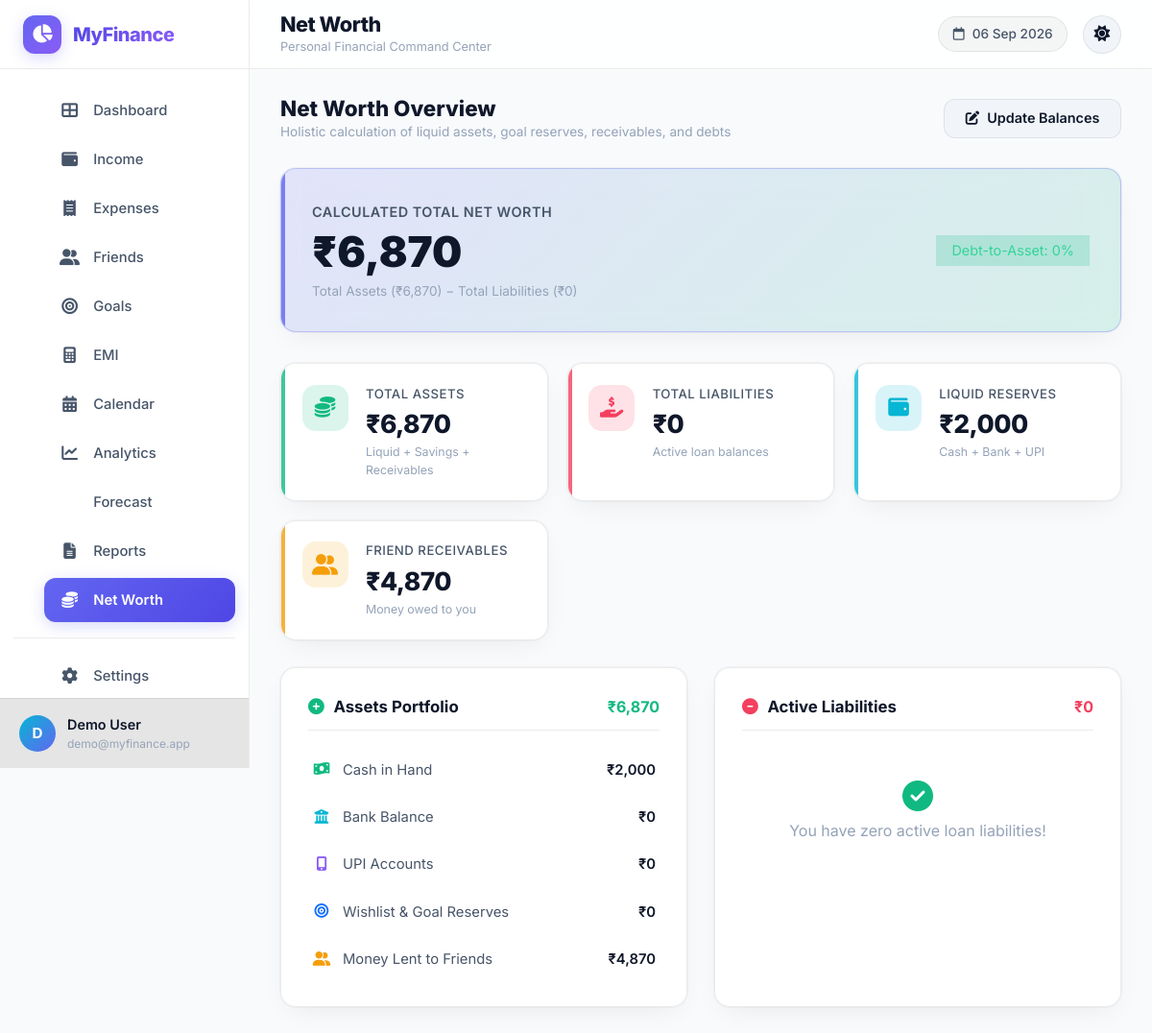
Page /public/net-worth.php (signed in) on the committed database.
### tables this page shows
CREATE TABLE `users` (
  `id` INT UNSIGNED NOT NULL AUTO_INCREMENT,
  `name` VARCHAR(100) NOT NULL,
  `email` VARCHAR(150) NOT NULL,
  `password_hash` VARCHAR(255) NOT NULL,
  `avatar` VARCHAR(255) DEFAULT NULL,
  `theme` ENUM('dark','light') DEFAULT 'light',
  `created_at` DATETIME NOT NULL DEFAULT CURRENT_TIMESTAMP,
  `updated_at` DATETIME NOT NULL DEFAULT CURRENT_TIMESTAMP ON UPDATE CURRENT_TIMESTAMP,
  PRIMARY KEY (`id`),
  UNIQUE KEY `uk_email` (`email`)
);

CREATE TABLE `financial_settings` (
  `id` INT UNSIGNED NOT NULL AUTO_INCREMENT,
  `user_id` INT UNSIGNED NOT NULL,
  `salary` DECIMAL(12,2) NOT NULL DEFAULT 18000.00,
  `salary_date` TINYINT UNSIGNED NOT NULL DEFAULT 1,
  `daily_travel_cost` DECIMAL(8,2) NOT NULL DEFAULT 40.00,
  `recharge_amount` DECIMAL(8,2) NOT NULL DEFAULT 349.00,
  `recharge_interval_days` INT UNSIGNED NOT NULL DEFAULT 90,
  `recharge_provider` VARCHAR(100) DEFAULT 'Jio',
  `next_recharge_date` DATE DEFAULT NULL,
  `current_cash` DECIMAL(12,2) NOT NULL DEFAULT 2000.00,
  `bank_balance` DECIMAL(12,2) NOT NULL DEFAULT 0.00,
  `upi_balance` DECIMAL(12,2) NOT NULL DEFAULT 0.00,
  `sunday_holiday` TINYINT(1) NOT NULL DEFAULT 1,
  `second_saturday_holiday` TINYINT(1) NOT NULL DEFAULT 1,
  `fourth_saturday_holiday` TINYINT(1) NOT NULL DEFAULT 1,
  `emi_comfortable_pct` DECIMAL(5,2) DEFAULT 20.00,
  `emi_moderate_pct` DECIMAL(5,2) DEFAULT 30.00,
  `emi_high_pct` DECIMAL(5,2) DEFAULT 40.00,
  `emergency_fund_months` TINYINT UNSIGNED DEFAULT 6,
  `created_at` DATETIME NOT NULL DEFAULT CURRENT_TIMESTAMP,
  `updated_at` DATETIME NOT NULL DEFAULT CURRENT_TIMESTAMP ON UPDATE CURRENT_TIMESTAMP,
  PRIMARY KEY (`id`),
  UNIQUE KEY `uk_user` (`user_id`),
  CONSTRAINT `fk_settings_user` FOREIGN KEY (`user_id`) REFERENCES `users`(`id`) ON DELETE CASCADE
);

### public/net-worth.php (the view, shortened to what the rows shown need)
<?php
require_once __DIR__ . '/../includes/auth.php';
require_once __DIR__ . '/../includes/functions.php';
$userId = getCurrentUserId();
$settings = getUserSettings($userId);
$cash = (float)$settings['current_cash'];
$bank = (float)$settings['bank_balance'];
$upi = (float)$settings['upi_balance'];
include __DIR__ . '/../includes/header.php';
?>
<div class="page-header-actions">
    <div>
        <h2 style="font-size: 1.4rem; font-weight: 800; margin: 0;">Net Worth Overview</h2>
    </div>
</div>
<div class="overview-grid" style="grid-template-columns: repeat(auto-fit, minmax(220px, 1fr));">
    <div class="stat-card stat-balance" data-animate>
        <div class="stat-content">
            <div class="stat-label">Liquid Reserves</div>
            <div class="stat-value" data-count="<?= $cash + $bank + $upi ?>"><?= formatINR($cash + $bank + $upi) ?></div>
            <div class="stat-meta">Cash + Bank + UPI</div>
        </div>
    </div>
</div>
<div style="display: grid; grid-template-columns: 1fr 1fr; gap: 1.75rem; margin-bottom: 2rem;">
    <div class="table-card" data-animate style="padding: 1.75rem;">
        <div class="breakdown-body">
            <div class="breakdown-row">
                <span class="bk-label"><i class="fas fa-money-bill-wave text-success"></i> Cash in Hand</span>
                <span class="bk-value"><?= formatINR($cash) ?></span>
            </div>
            <div class="breakdown-row">
                <span class="bk-label"><i class="fas fa-university text-info"></i> Bank Balance</span>
                <span class="bk-value"><?= formatINR($bank) ?></span>
            </div>
            <div class="breakdown-row">
                <span class="bk-label"><i class="fas fa-mobile-alt text-purple"></i> UPI Accounts</span>
                <span class="bk-value"><?= formatINR($upi) ?></span>
            </div>
        </div>
    </div>
</div>
<?php include __DIR__ . '/../includes/footer.php'; ?>

### includes/header.php (shortened to what the rows shown need)
<?php
$currentUser = getCurrentUser();
$userTheme = $_SESSION['user_theme'] ?? 'light';
?>
<!DOCTYPE html>
<html lang="en" data-theme="<?= e($userTheme) ?>">
<head>
    <link href="https://cdn.jsdelivr.net/npm/bootstrap@5.3.3/dist/css/bootstrap.min.css" rel="stylesheet">
    <link href="https://cdnjs.cloudflare.com/ajax/libs/font-awesome/6.5.1/css/all.min.css" rel="stylesheet">
    <link href="../assets/css/style.css" rel="stylesheet">
</head>
<body class="theme-<?= e($userTheme) ?>">
    <div class="app-wrapper" id="appWrapper">
        <aside class="sidebar" id="sidebar">
            <div class="sidebar-footer">
                <div class="user-card">
                    <div class="user-avatar">
                        <?= strtoupper(substr($currentUser['name'] ?? 'U', 0, 1)) ?>
                    </div>
                    <div class="user-info">
                        <div class="user-name"><?= e($currentUser['name'] ?? 'User') ?></div>
                        <div class="user-email"><?= e($currentUser['email'] ?? '') ?></div>
                    </div>
                </div>
            </div>
        </aside>
        <main class="main-content" id="mainContent">
            <header class="top-bar">
                <div class="top-bar-left">
                    <div class="page-title-area">
                        <h1 class="page-title"><?= e(PAGE_TITLE) ?></h1>
                    </div>
                </div>
            </header>
            <div class="content-wrapper">

### rows in the picture
users: name "D", name "Demo User", email "demo@myfinance.app"
financial_settings: formatINR($cash + $bank + $upi) "₹2,000", current_cash "₹2,000", bank_balance "₹0", upi_balance "₹0"

### other values in the picture
APP_NAME "MyFinance"
PAGE_TITLE "Net Worth"
formatINR($netWorth) "₹6,870"
formatINR($totalAssets) "₹6,870"
formatINR($totalLiabilities) "₹0"
$debtToAssetRatio "0"
formatINR($friendReceivables) "₹4,870"
formatINR($goalSavings) "₹0"
